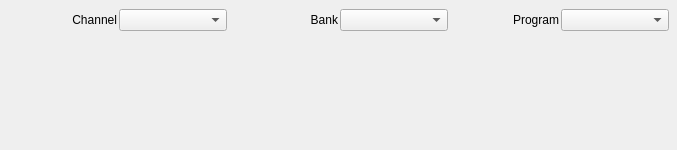
<?xml version="1.0" encoding="UTF-8"?>
<ui version="4.0">
 <class>MainWindow</class>
 <widget class="QMainWindow" name="MainWindow">
  <property name="geometry">
   <rect>
    <x>0</x>
    <y>0</y>
    <width>677</width>
    <height>150</height>
   </rect>
  </property>
  <property name="windowTitle">
   <string>JACK-keys</string>
  </property>
  <widget class="QWidget" name="centralwidget">
   <layout class="QVBoxLayout" name="verticalLayout">
    <property name="spacing">
     <number>0</number>
    </property>
    <property name="leftMargin">
     <number>0</number>
    </property>
    <property name="topMargin">
     <number>0</number>
    </property>
    <property name="rightMargin">
     <number>0</number>
    </property>
    <property name="bottomMargin">
     <number>0</number>
    </property>
    <item>
     <widget class="QWidget" name="controls" native="true">
      <property name="minimumSize">
       <size>
        <width>0</width>
        <height>40</height>
       </size>
      </property>
      <property name="maximumSize">
       <size>
        <width>16777215</width>
        <height>40</height>
       </size>
      </property>
      <layout class="QHBoxLayout" name="horizontalLayout">
       <property name="spacing">
        <number>2</number>
       </property>
       <property name="leftMargin">
        <number>8</number>
       </property>
       <property name="topMargin">
        <number>2</number>
       </property>
       <property name="rightMargin">
        <number>8</number>
       </property>
       <property name="bottomMargin">
        <number>2</number>
       </property>
       <item>
        <widget class="QLabel" name="lblChannel">
         <property name="text">
          <string>Channel</string>
         </property>
         <property name="alignment">
          <set>Qt::AlignRight|Qt::AlignTrailing|Qt::AlignVCenter</set>
         </property>
        </widget>
       </item>
       <item>
        <widget class="QComboBox" name="cmbChannel"/>
       </item>
       <item>
        <widget class="QLabel" name="lblBank">
         <property name="text">
          <string>Bank</string>
         </property>
         <property name="alignment">
          <set>Qt::AlignRight|Qt::AlignTrailing|Qt::AlignVCenter</set>
         </property>
        </widget>
       </item>
       <item>
        <widget class="QComboBox" name="cmbBank"/>
       </item>
       <item>
        <widget class="QLabel" name="lblProgram">
         <property name="text">
          <string>Program</string>
         </property>
         <property name="alignment">
          <set>Qt::AlignRight|Qt::AlignTrailing|Qt::AlignVCenter</set>
         </property>
        </widget>
       </item>
       <item>
        <widget class="QComboBox" name="cmbProgram"/>
       </item>
      </layout>
     </widget>
    </item>
    <item>
     <widget class="Piano" name="piano" native="true">
      <property name="minimumSize">
       <size>
        <width>0</width>
        <height>110</height>
       </size>
      </property>
      <property name="maximumSize">
       <size>
        <width>16777215</width>
        <height>110</height>
       </size>
      </property>
     </widget>
    </item>
   </layout>
  </widget>
 </widget>
 <customwidgets>
  <customwidget>
   <class>Piano</class>
   <extends>QWidget</extends>
   <header>piano.h</header>
   <container>1</container>
  </customwidget>
 </customwidgets>
 <resources/>
 <connections/>
</ui>
